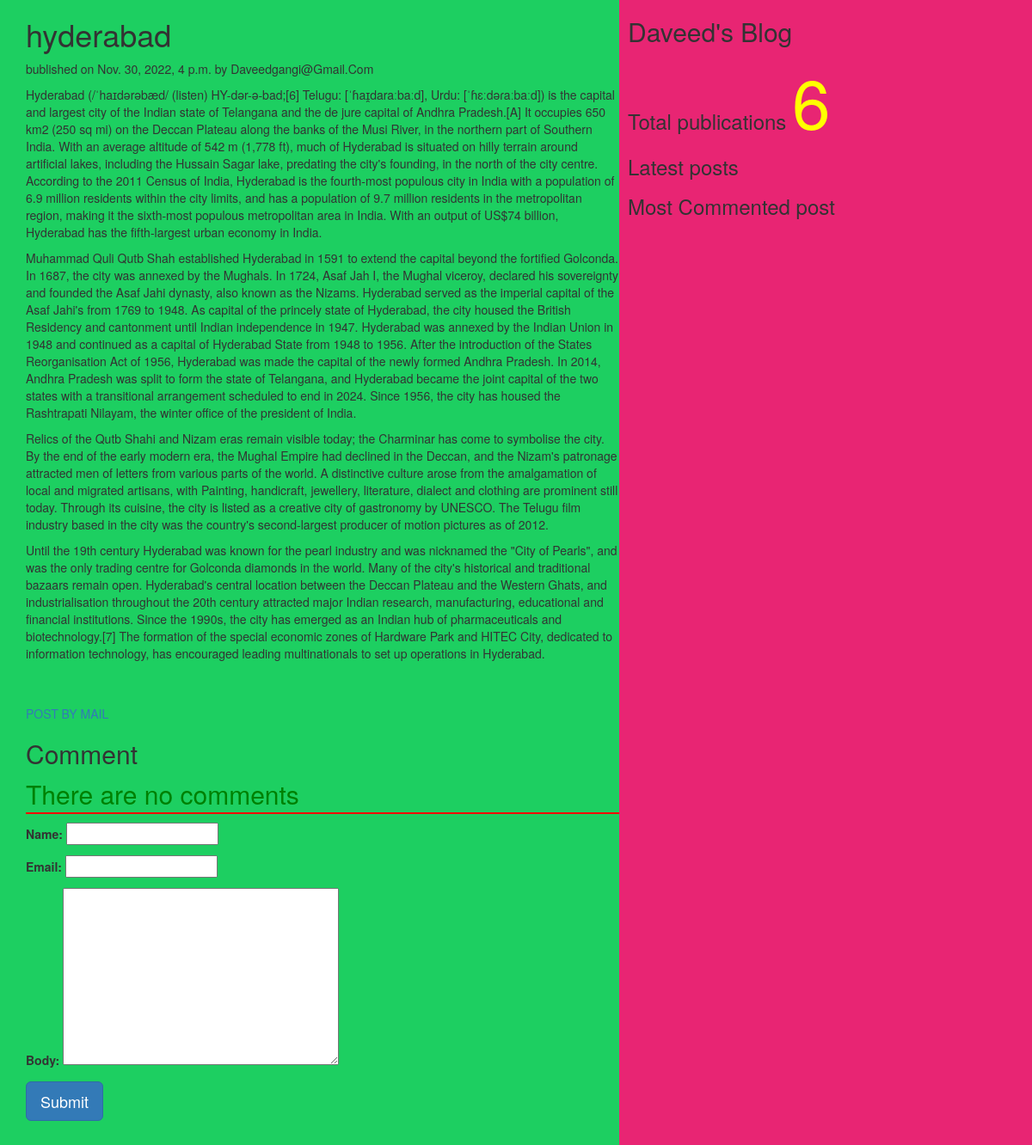
Screenshot of /2022/11/30/hyderabad with the database file from the repository.
### myApp/models.py (models this page shows, shortened)
class Post(models.Model):
    tags=TaggableManager()
    STATUS_CHOICE=(("draft","Draft"),("published","Published"))
    title=models.CharField(max_length=200)
    slug=models.SlugField(max_length=50,unique_for_date="publish")
    author=models.ForeignKey(User,related_name="blog_posts",on_delete=models.CASCADE)
    body=models.TextField()
    publish=models.DateTimeField(default=timezone.now)
    created=models.DateTimeField(auto_now_add=True)
    updated=models.DateTimeField(auto_now_add=True)
    status=models.CharField(max_length=20,choices=STATUS_CHOICE,default="draft")
    objects=CustomManger()
    class Meta:
        ordering=("-publish",)

### myApp/views.py (the view, shortened to what this page needs)
# urls.py: re_path(r'(?P<year>\d{4})/(?P<month>\d{2})/(?P<day>\d{2})/(?P<post>[-\w]+)',views.post_detail_view,name='post_detail'),
def post_detail_view(request,year,month,day,post):
    post=get_object_or_404(Post,slug=post,publish__year=year,publish__month=month,publish__day=day)
    comment=post.comment.filter(active=True)
    csubmit=False
    form=CommentForm()
    d={"post":post,"form":form,"csubmit":csubmit,"comment":comment}
    return render(request,"myApp/post_detail.html",d)

### myApp/forms.py
class CommentForm(forms.ModelForm):
    class Meta:
        model=Comment
        fields=("name","email","body")

### myApp/models.py (called while the page is built)
    def get_queryset(self):
        return super().get_queryset().filter(status='published')

### myApp/templatetags/mytags.py (called while the page is built)
@register.simple_tag
def total_posts():
    return Post.objects.count()

### templates/myApp/post_detail.html (shortened to what this page needs)
<html>
    {%extends "myApp/parent.html"%}
    {%block content_block%}
    <h1>{{post.title}}</h1>
    <p>bublished on {{post.publish}} by {{post.author|title}}<p>
    {{post.body|linebreaks}} <br><br>
        <a href="/{{post.id}}/share" calss="btn btn-lg btn-primary">POST BY MAIL</a>
    {%with comments.count as comments_count%}
    <h2>{{comments_count}} Comment {{comments_count|pluralize}}</h2>
    {%endwith%}
    {%if comments%}
    {%for c in comments%}
    <p>Comment{{forloop.counter}} by {{c.name}}</p>
    <div>{{c.body|linebreaks}}</div>
    <hr>
    {%endfor%}
    {%else%}
    <p style="color:green;font-size:30px;font-style:bold;border-bottom:2px red solid;">There are no comments</p>
    {%endif%}
    {%if csubmit%}
        <h2> Thank You..Your Comment has been added Successfully!</h2>
    {%else%}
    <form  method="post">
        {{form.as_p}}
        <input type="submit" class="btn btn-lg btn-primary" value="Submit">
    </form>
    {%endif%}
    {%endblock%}

### rows the page displays
Post: title "hyderabad", publish "Nov. 30, 2022, 4 p.m.", author "Daveedgangi@Gmail.Com", body "Hyderabad (/ˈhaɪdərəbæd/ (listen) HY-dər-ə-bad;[6] Telugu: [ˈɦaɪ̯daraːbaːd], Urdu: [ˈɦɛːdəɾaːbaːd]) is the capital and largest city of the Indian state of Telangana and the de jure capital of Andhra Pradesh.[A] It occupies 650 km2 (250 sq mi) on the Deccan Plateau along the banks of the Musi River, in the northern part of Southern India. With an average altitude of 542 m (1,778 ft), much of Hyderabad is situated on hilly terrain around artificial lakes, including the Hussain Sagar lake, predating the city's founding, in the north of the city centre. According to the 2011 Census of India, Hyderabad is the fourth-most populous city in India with a population of 6.9 million residents within…"
